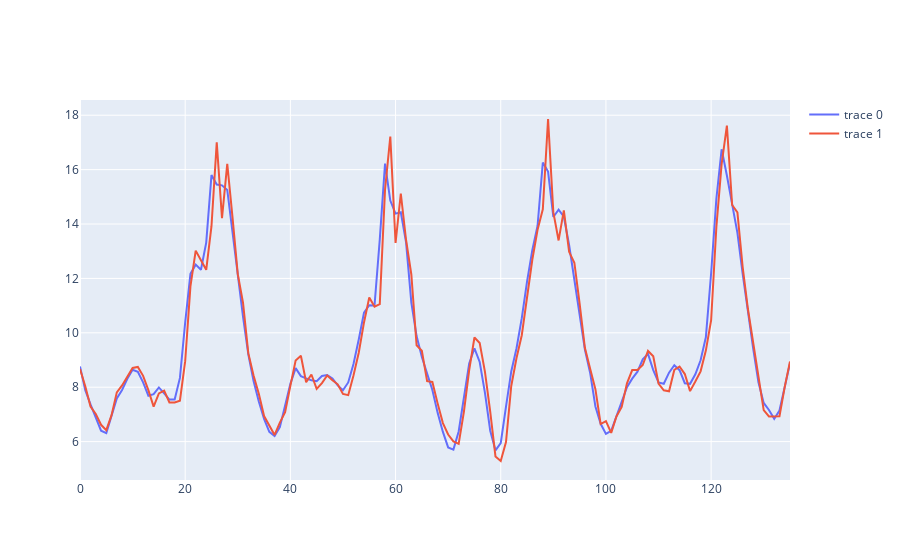

Source (notebook cell):
### Code cell
fig = go.Figure()
fig.add_trace(go.Scatter(y=x[14:], mode="lines", showlegend=True))
fig.add_trace(go.Scatter(y=xh, mode="lines", showlegend=True))
fig.show()

### Figure 1 — Plotly figure (JSON) as saved in the notebook; plotly's stock layout.template omitted (floating-point values rounded to 4 significant figures; data arrays with more than 128 entries replaced by an {"elided": "..."} marker saying what was removed)
{"data": [{"mode": "lines", "showlegend": true, "type": "scatter", "y": {"elided": "136 float values"}}, {"mode": "lines", "showlegend": true, "type": "scatter", "y": {"elided": "136 float values"}}], "layout": {}}
